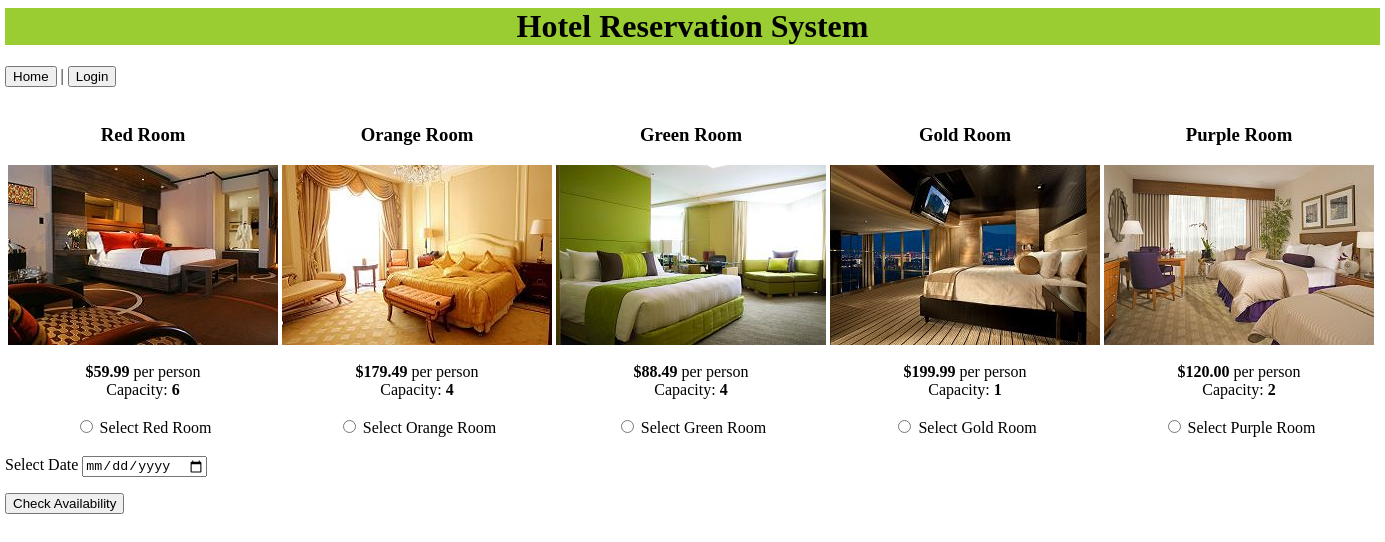
The app's page /home.php with its own data.
### tables this page shows
CREATE TABLE room (
	room_id INT UNSIGNED NOT NULL AUTO_INCREMENT,
	room_name VARCHAR(50) NOT NULL,
	room_desc VARCHAR(200) NOT NULL,
	room_img VARCHAR(50) NOT NULL,
	capacity INT UNSIGNED NOT NULL,
	price DECIMAL(5,2) UNSIGNED NOT NULL,
	PRIMARY KEY (room_id)
);

### home.php (the view, shortened to what this page needs)
<?php
include_once 'header.php';
require 'connect_db.php';
$q = "SELECT * FROM room";
$r = mysqli_query($dbc, $q);
echo '<form method="post" action="payment.php">';
echo '<table><tr>';
while ($row = mysqli_fetch_array($r, MYSQLI_ASSOC)) {
    echo '<td><h3>'.$row['room_name'].'</h3>'
            . '<img src='.$row['room_img'].'><br /><br />'
            . '<strong>$'.$row['price'].'</strong> per person<br />'
            . 'Capacity: <strong>'.$row['capacity'].'</strong><br /><br />'
            . '<input type="radio" name="room_id" value="'.$row['room_id'].'" id="'.$row['room_id'].'" /> '
            . '<label for="'.$row['room_id'].'">Select '.$row['room_name'].'</label></td>';
}
echo '</tr></table>';
echo '<p>Select Date <input type="date" name="date" /></p>';
echo '<p><input type="submit" value="Check Availability" /></p>';
?>

### header.php (shortened to what this page needs)
<head>
</head>
<?php
echo '<div><h1>Hotel Reservation System</h1></div>';
if (isset($_SESSION['idUser'])) {
    echo '<p><button type="button"><a href="home.php">Home</a></button> |'
         . ' <button type="button"><a href="profile.php">My Profile</a></button> |'
         . ' <button type="button"><a href="reservation_list.php">My Reservations</a></button> |'
         . ' <button type="button"><a href="logout.php">Logout</a></button></p>';
}
else {
    echo '<p><button type="button"><a href="home.php">Home</a></button> | '
         . '<button type="button"><a href="login.php">Login</a></button></p>';
}
?>

### header.php (style rules this page uses)
a { color: black; text-decoration: none; }
div { background-color: yellowgreen; width: 1375px; text-align: center; }
td { text-align: center; }

### records on screen
room: room_name "Red Room", room_img (picture), price "59.99", capacity "6"
room: room_name "Orange Room", room_img (picture), price "179.49", capacity "4"
room: room_name "Green Room", room_img (picture), price "88.49", capacity "4"
room: room_name "Gold Room", room_img (picture), price "199.99", capacity "1"
room: room_name "Purple Room", room_img (picture), price "120.00", capacity "2"
